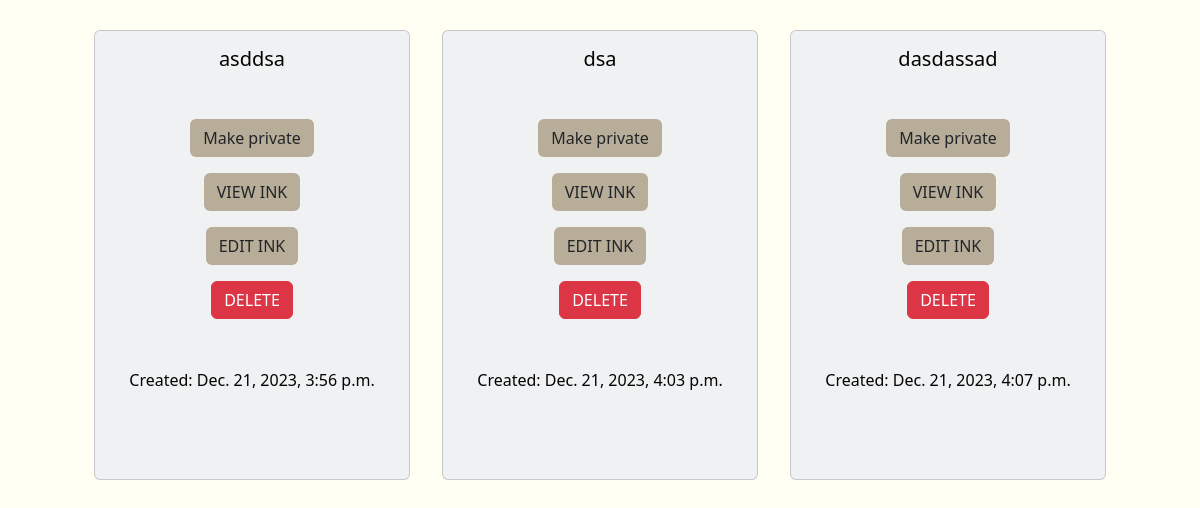
The page /ink_settings (signed in, lower part) on the database as committed earlier.
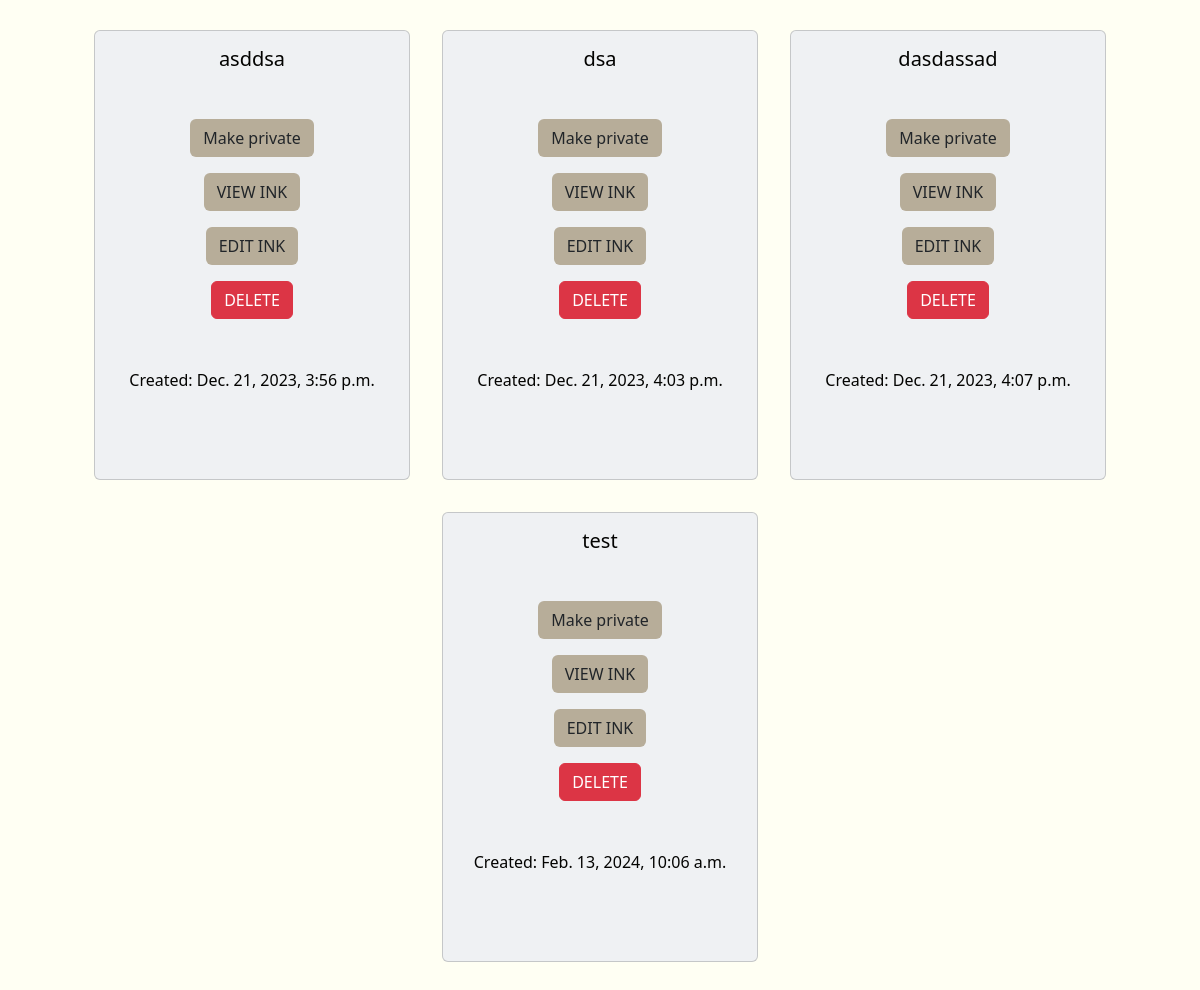
The same page on the database as committed later.
### inkwell/models.py (models this page shows, shortened)
class Ink(models.Model):
    wellOrigin = models.ForeignKey(Well, on_delete=models.CASCADE, related_name="well_pk", default="")
    inkOwner = models.ForeignKey(User, on_delete=models.CASCADE, related_name="ink_owner", default="")
    coAuthors = models.ManyToManyField(User, related_name="CoAuthors", blank=True)
    privateStatus = models.BooleanField(default=False)
    updateStatus = models.BooleanField(default=False) # If the Ink is edited at least once, this changes to true
    ink_following = models.ManyToManyField(User, related_name="ink_following", blank=True)
    tags = models.ManyToManyField(Tag, related_name="tags", blank=True)
    description = models.CharField(max_length=500, default="")
    title = models.CharField(max_length=64, default="")
    views = models.PositiveBigIntegerField(default=0)
    creation_date = models.DateTimeField(default=timezone.now, editable=False)

### inkwell/views.py (the view)
# urls.py: path('ink_settings', views.ink_settings, {'inkQuery':''}, name='ink_settings'),
@login_required
def ink_settings(request, inkQuery):
    if inkQuery == "":
        retrieve_inks = Ink.objects.filter(inkOwner=request.user)
    else:
        retrieve_inks = Ink.objects.filter(inkOwner=request.user, title__contains=inkQuery)
    return render(request, "inkwell/ink_settings.html", {
        "inks": retrieve_inks,
        "title": "Ink Settings"
    })

### inkwell/templates/inkwell/ink_settings.html (shortened to what this page needs)
{% extends "inkwell/layout.html" %}
{% block body %}
<div class="inkSettingsRow row d-flex justify-content-center">
    {% for ink in inks %}
        <div class="card col-md-4">
            <div class="card-title text-center">
                <h5 class="lead">{{ ink.title }}</h5>
            </div>
            <div class="card-body disFdirColAliCen">
                <form class="form privatizeInkForm disFdirColAliCen" method="post">
                    {% if ink.privateStatus %}
                        <button class="btn btn-khaki" id="makeInkPublic" type="submit" onclick="privatizeInk('{{ink.id}}', 'makePublic')">Make public</button>
                    {% else %}
                        <button class="btn btn-khaki" id="makeInkPrivate" type="submit" onclick="privatizeInk('{{ink.id}}', 'makePrivate')">Make private</button>
                    {% endif %}
                </form>
                <a href="{% url 'ink_view' inkID=ink.id %}"><button class="btn btn-khaki">VIEW INK</button></a>
                <a href="{% url 'edit_ink' inkID=ink.id %}"><button class="btn btn-khaki">EDIT INK</button></a>
                <a href="{% url 'delete_ink' inkID=ink.id %}"><button class="btn btn-danger">DELETE</button></a>
                <span>Created: {{ ink.creation_date }}</span>
            </div>
        </div>
    {% endfor %}
</div>
{% endblock %}

Rows that differ between the two databases and show on the page:
added Ink: title "test", creation_date "Feb. 13, 2024, 10:06 a.m."
